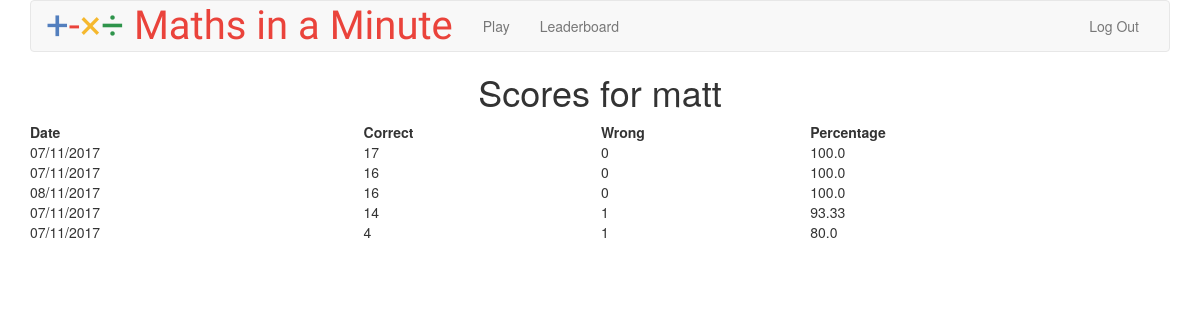
Screenshot of / (signed in) with the database file from the repository.
### tables this page shows
CREATE TABLE 'users' ('user_id' INTEGER PRIMARY KEY AUTOINCREMENT NOT NULL, 'username' TEXT NOT NULL, 'hash' TEXT NOT NULL);

CREATE TABLE 'scores' ('user_id' INTEGER NOT NULL, 'username' TEXT NOT NULL, 'correct' INTEGER, 'wrong' INTEGER, 'percentage' REAL, 'date' DATETIME);

### application.py (the view)
@app.route("/")
@login_required
def index():
    username = db.execute("SELECT username FROM users WHERE user_id=:id",
                          id = session["user_id"])
    scores = db.execute("SELECT * FROM scores WHERE user_id=:id ORDER BY correct DESC",
                        id = session["user_id"])
    length = len(scores)
    date = 0
    correct = 0
    wrong = 0
    percentage = 0
    for i in scores:
        date = i["date"]
        correct = i["correct"]
        wrong = i["wrong"]
        if correct == 0:
            percentage = 0
        elif correct != 0:
            percentage = round(correct / (correct + wrong) * 100, 2)
    return render_template("index.html", username=username[0]["username"],
                           date = date, scores = scores, correct = correct,
                           wrong = wrong, percentage = percentage)

### helpers.py (called while the page is built)
def login_required(f):
    @wraps(f)
    def decorated_function(*args, **kwargs):
        if session.get("user_id") is None:
            return redirect(url_for("login", next=request.url))
        return f(*args, **kwargs)
    return decorated_function

### templates/index.html (shortened to what this page needs)
{% extends "layout.html" %}
{% block main %}
<h1>Scores for {{username}}</h1>
<table style="width:100%">
  <tr>
    <th>Date</th>
    <th>Correct</th>
    <th>Wrong</th>
    <th>Percentage</th>
  </tr>
  {% for score in scores%}
  <tr>
    <td>{{score.date}}</td>
    <td>{{score.correct}}</td>
    <td>{{score.wrong}}</td>
    <td>{{score.percentage}}</td>
  </tr>
  {% endfor %}
</table>
{% endblock %}

### static/styles.css (style rules this page uses)
main td { text-align: left; }

### rows the page displays
users: username "matt"
scores: date "07/11/2017", correct "17", wrong "0", percentage "100.0"
scores: date "07/11/2017", correct "16", wrong "0", percentage "100.0"
scores: date "08/11/2017", correct "16", wrong "0", percentage "100.0"
scores: date "07/11/2017", correct "14", wrong "1", percentage "93.33"
scores: date "07/11/2017", correct "4", wrong "1", percentage "80.0"
